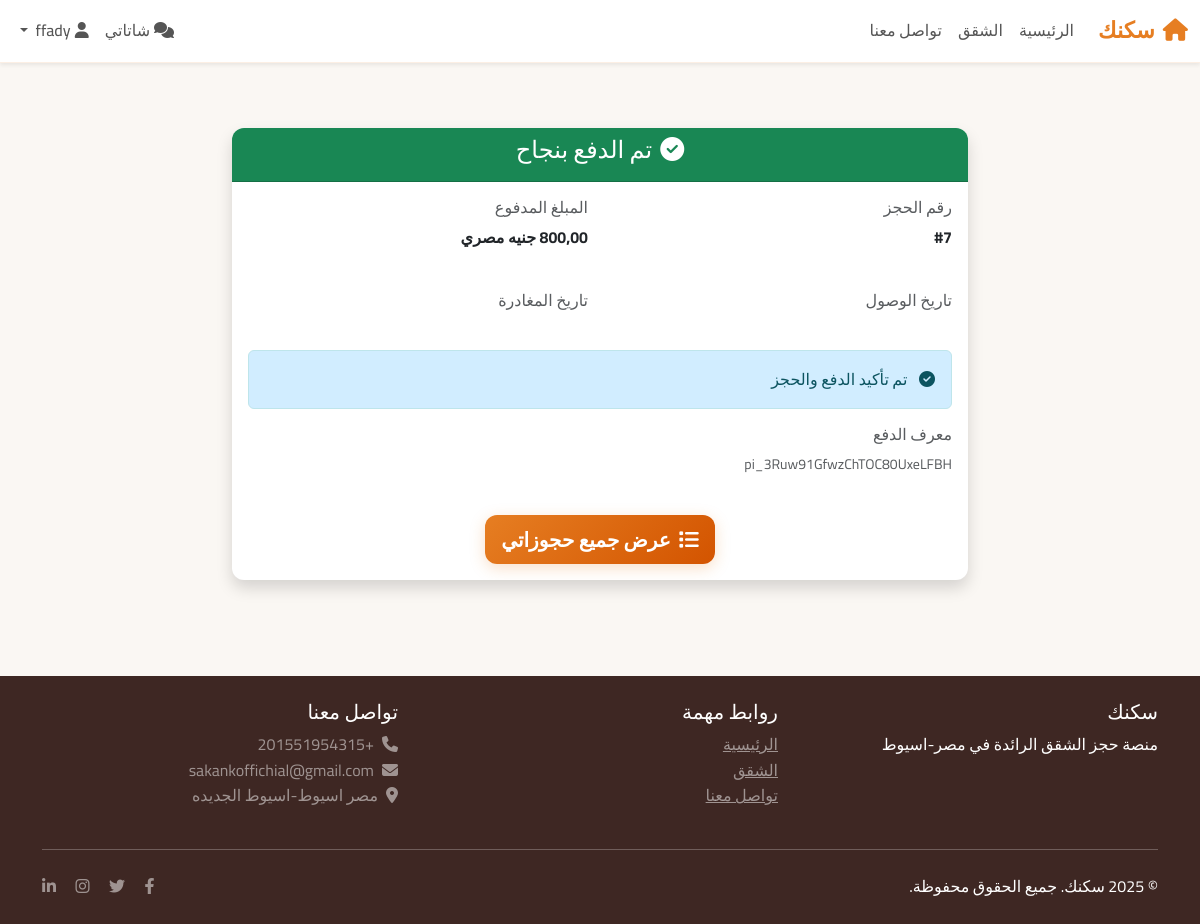
/payments/success/ (signed in), run on an earlier commit of the app's database.
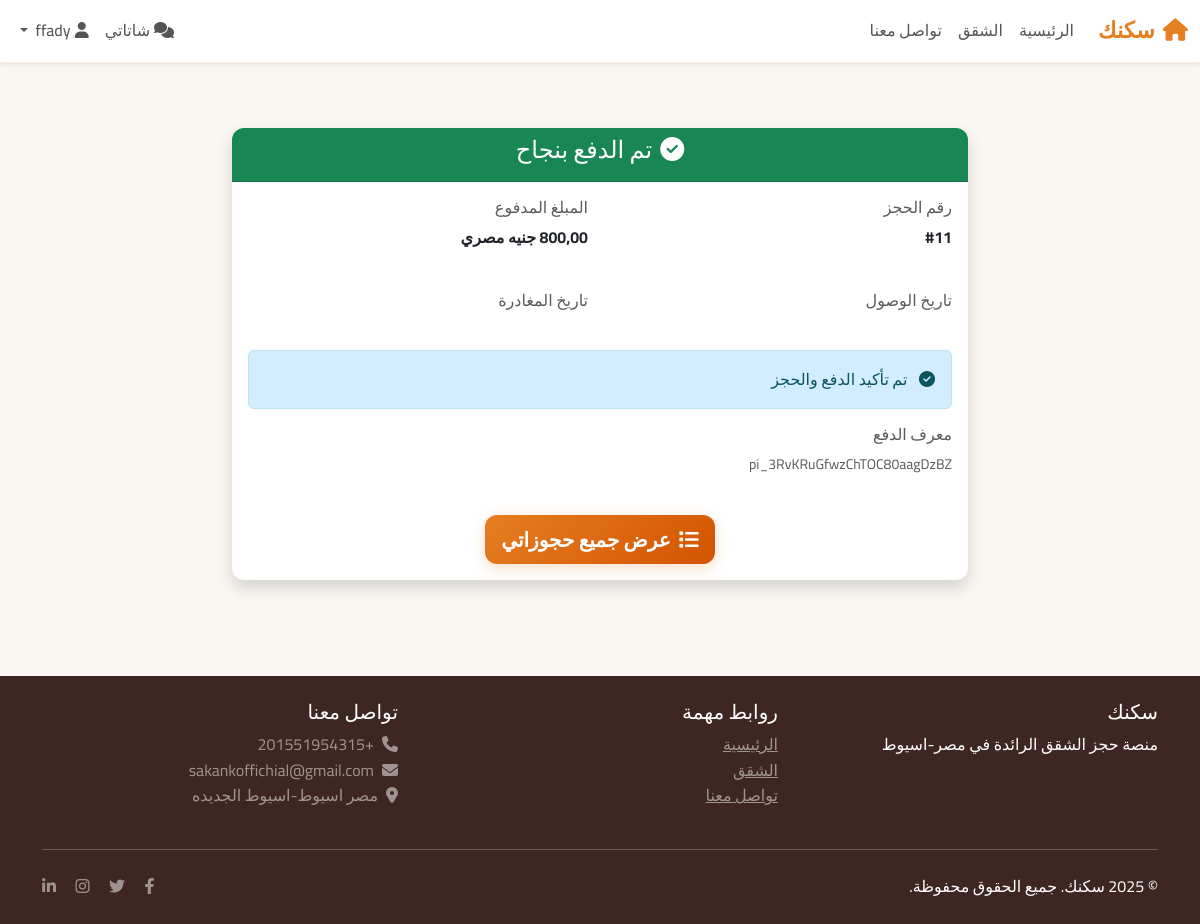
And on a later commit of the database.
### bookings/models.py (models this page shows, shortened)
class Booking(models.Model):
    STATUS_CHOICES = [
        ('pending', 'في الانتظار'),
        ('confirmed', 'مؤكد'),
        ('cancelled', 'ملغي'),
        ('completed', 'مكتمل'),
    ]
    PAYMENT_STATUS_CHOICES = [
        ('pending', 'في الانتظار'),
        ('paid', 'مدفوع'),
        ('failed', 'فشل'),
        ('refunded', 'مسترد'),
    ]
    user = models.ForeignKey(
        User,
        on_delete=models.CASCADE,
        related_name='bookings',
        verbose_name='المستخدم'
    )
    order = models.ForeignKey(
        'BookingOrder',
        on_delete=models.CASCADE,
        related_name='bookings',
        null=True,
        blank=True,
        verbose_name='الأمر'
    )
    bed = models.ForeignKey(
        Bed,
        on_delete=models.CASCADE,
        related_name='bookings',
        verbose_name='السرير'
    )
    start_date = models.DateField(
        verbose_name='تاريخ البداية'
    )
    end_date = models.DateField(
        verbose_name='تاريخ النهاية'
    )
    monthly_price = models.DecimalField(
        max_digits=10,
        decimal_places=2,
        verbose_name='السعر الشهري'
    )
    total_amount = models.DecimalField(
        max_digits=10,
        decimal_places=2,
        verbose_name='المبلغ الإجمالي'
    )
    commission_amount = models.DecimalField(
        max_digits=10,
        decimal_places=2,
        default=150,
        verbose_name='عمولة السرير'
    )
    status = models.CharField(
        max_length=15,
        choices=STATUS_CHOICES,
        default='pending',
        verbose_name='حالة الحجز'
    )
    payment_status = models.CharField(
        max_length=15,
        choices=PAYMENT_STATUS_CHOICES,
        default='pending',
        verbose_name='حالة الدفع'
    )
    stripe_payment_intent_id = models.CharField(
        max_length=200,
        blank=True,
        verbose_name='معرف نية الدفع في Stripe'
    )
    notes = models.TextField(
        blank=True,
        verbose_name='ملاحظات'
    )
    created_at = models.DateTimeField(
        auto_now_add=True,
        verbose_name='تاريخ الإنشاء'
    )
    updated_at = models.DateTimeField(
        auto_now=True,
        verbose_name='تاريخ التحديث'
    )
    class Meta:
        verbose_name = 'حجز'
        verbose_name_plural = 'الحجوزات'
        ordering = ['-created_at']

### payments/models.py (models this page shows, shortened)
class Payment(models.Model):
    STATUS_CHOICES = [
        ('pending', 'في الانتظار'),
        ('processing', 'قيد المعالجة'),
        ('succeeded', 'نجح'),
        ('failed', 'فشل'),
        ('cancelled', 'ملغي'),
        ('refunded', 'مسترد'),
    ]
    booking = models.OneToOneField(
        Booking,
        on_delete=models.CASCADE,
        related_name='payment',
        verbose_name='الحجز'
    )
    stripe_payment_intent_id = models.CharField(
        max_length=200,
        unique=True,
        verbose_name='معرف نية الدفع'
    )
    stripe_charge_id = models.CharField(
        max_length=200,
        blank=True,
        verbose_name='معرف الشحن'
    )
    amount = models.DecimalField(
        max_digits=10,
        decimal_places=2,
        verbose_name='المبلغ'
    )
    currency = models.CharField(
        max_length=3,
        default='SAR',
        verbose_name='العملة'
    )
    status = models.CharField(
        max_length=15,
        choices=STATUS_CHOICES,
        default='pending',
        verbose_name='حالة الدفع'
    )
    stripe_fee = models.DecimalField(
        max_digits=10,
        decimal_places=2,
        null=True,
        blank=True,
        verbose_name='رسوم Stripe'
    )
    net_amount = models.DecimalField(
        max_digits=10,
        decimal_places=2,
        null=True,
        blank=True,
        verbose_name='المبلغ الصافي'
    )
    failure_reason = models.TextField(
        blank=True,
        verbose_name='سبب الفشل'
    )
    created_at = models.DateTimeField(
        auto_now_add=True,
        verbose_name='تاريخ الإنشاء'
    )
    updated_at = models.DateTimeField(
        auto_now=True,
        verbose_name='تاريخ التحديث'
    )
    class Meta:
        verbose_name = 'دفعة'
        verbose_name_plural = 'الدفعات'
        ordering = ['-created_at']

### payments/views.py (the view, shortened to what this page needs)
# urls.py: path('success/', views.PaymentSuccessView.as_view(), name='payment_success'),
class PaymentSuccessView(LoginRequiredMixin, TemplateView):
    template_name = 'payments/success.html'
    def get_context_data(self, **kwargs):
        context = super().get_context_data(**kwargs)
        session_id = self.request.GET.get('session_id')
        if 'booking' not in context:
            try:
                latest_booking = Booking.objects.filter(
                    user=self.request.user,
                    payment_status='paid'
                ).order_by('-created_at').first()
                if latest_booking:
                    context['booking'] = latest_booking
                    context['payment'] = Payment.objects.filter(booking=latest_booking).first()
            except:
                pass
        return context

### templates/payments/success.html (shortened to what this page needs)
{% extends 'base.html' %}
{% load static %}
{% block content %}
<div class="container my-5">
    {% if booking %}
        <div class="row justify-content-center">
            <div class="col-md-8">
                <div class="card shadow">
                    <div class="card-header bg-success text-white text-center">
                        <h4><i class="fas fa-check-circle me-2"></i>تم الدفع بنجاح</h4>
                    </div>
                    <div class="card-body">
                        <div class="row mb-4"
                             data-booking-id="{{ booking.id }}"
                             data-payment-status="{{ booking.payment_status }}">
                            <div class="col-md-6">
                                <h6 class="text-muted">رقم الحجز</h6>
                                <p class="fw-bold">#{{ booking.id }}</p>
                            </div>
                            <div class="col-md-6">
                                <h6 class="text-muted">المبلغ المدفوع</h6>
                                <p class="fw-bold">{{ booking.total_amount }} جنيه مصري</p>
                            </div>
                        </div>
                        <div class="row mb-4">
                            <div class="col-md-6">
                                <h6 class="text-muted">تاريخ الوصول</h6>
                            </div>
                            <div class="col-md-6">
                                <h6 class="text-muted">تاريخ المغادرة</h6>
                            </div>
                        </div>
                        <div id="payment-status-alert" class="alert
                             {% if booking.payment_status == 'paid' %}
                                 alert-success payment-status-success
                             {% else %}
                                 alert-warning payment-status-pending
                             {% endif %}">
                            <div class="d-flex align-items-center">
                                <div class="flex-grow-1">
                                    {% if booking.payment_status == 'paid' %}
                                        <i class="fas fa-check-circle me-2"></i>
                                        تم تأكيد الدفع والحجز
                                    {% else %}
                                        <i class="fas fa-clock me-2"></i>
                                        <span id="status-text">جاري التحقق من حالة الدفع...</span>
                                    {% endif %}
                                </div>
                            </div>
                        </div>
                        {% if payment %}
                            <div class="row mb-4">
                                <div class="col-12">
                                    <h6 class="text-muted">معرف الدفع</h6>
                                    <p class="small text-muted">{{ payment.stripe_payment_intent_id }}</p>
                                </div>
                            </div>
                        {% endif %}
                        <div class="text-center">
                            <a href="{% url 'bookings:my_bookings' %}" class="btn btn-primary btn-lg">
                                <i class="fas fa-list me-2"></i>عرض جميع حجوزاتي
                            </a>
                        </div>
                    </div>
                </div>
            </div>
        </div>
    {% endif %}
</div>
{% endblock %}

What changed in the data, as far as the page shows it:
no longer on this page (row unchanged): Booking: id "7"
no longer on this page (row unchanged): Payment: stripe_payment_intent_id "pi_3Ruw91GfwzChTOC80UxeLFBH"
added Booking: id "11"
added Payment: stripe_payment_intent_id "pi_3RvKRuGfwzChTOC80aagDzBZ"
